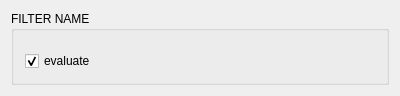
<?xml version="1.0" encoding="UTF-8"?>
<ui version="4.0">
 <class>Filter_Widget</class>
 <widget class="QWidget" name="Filter_Widget">
  <property name="geometry">
   <rect>
    <x>0</x>
    <y>0</y>
    <width>400</width>
    <height>80</height>
   </rect>
  </property>
  <property name="windowTitle">
   <string>Widget</string>
  </property>
  <layout class="QVBoxLayout" name="verticalLayout">
   <item>
    <widget class="QGroupBox" name="mainGB">
     <property name="title">
      <string>FILTER NAME</string>
     </property>
     <layout class="QVBoxLayout" name="verticalLayout_2">
      <property name="topMargin">
       <number>20</number>
      </property>
      <item>
       <widget class="QCheckBox" name="evalCB">
        <property name="text">
         <string>evaluate</string>
        </property>
        <property name="checked">
         <bool>true</bool>
        </property>
       </widget>
      </item>
     </layout>
    </widget>
   </item>
  </layout>
 </widget>
 <layoutdefault spacing="6" margin="11"/>
 <resources/>
 <connections/>
</ui>
